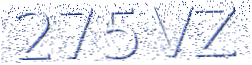
#> input picture data/train/275vz.png, 252 x 65 px; its folder holds only this picture in this run
$ python caprec.py   (older library calls are emulated)
#> lines starting #> are read from the running program, lines starting #| are printed output that depends on the picture; after the words box and inside, x2 and y2 are one past the last pixel; in counts of white or black regions, pixels touching at a corner belong together
from __future__ import division
from scipy import misc, ndimage
import numpy as np
import math
import os, time
import cPickle as pickle

TRAIN_DIR = "data/train/"
TEST_DIR = "data/test/"
CHAR_DIR = "data/chars/"

feat_dict = dict()
proc_list = []

PIXEL_WHITE = 255
PIXEL_BLACK = 0

H_PARTS = 3
V_PARTS = 3

char_maxlen = 61
char_minlen = 32
char_avglen = 40

def get_odd(flnum):
	cnum = math.ceil(flnum)
	return cnum if (cnum % 2) else cnum - 1

# Change func logic, Set if white occurs in range
# of whites, then it is white.
def crop_char(img, WIN_SIZE = 9):

	print("window size" + str(WIN_SIZE))
	new_chars = 0
	img_i = img.shape[0]
	img_j = img.shape[1]

	def chars_on(j, s, clen = char_minlen):
		lim = 0
		if s:
			lim = img_j
		return int(abs(lim - j) / clen)


	WHITE_ARRAY = (np.zeros(img_i) +  255)

	logic_arr = []
	range_st = 0

	# Indicates whole captcha and not just seq of letters
	if (img_j > 200):
		logic_arr = [0  for i in range(10)]
		range_st = 10

	j = 0

	# Categorize each column as black or white
	for j in range(range_st, img_j - range_st):
		bflag = 0
		if ((img[:, j] != WHITE_ARRAY).any()):
			bflag = 1

		logic_arr.append(bflag)

	if (img_j > 200):
		logic_arr.extend([0  for i in range(range_st)])

	print(logic_arr)

	# No more seraration possible
	if (logic_arr == [1 for ii in range(len(logic_arr))]):
		yield np.zeros(shape=(img_i, img_j))
		return

	# Window averaging
	flr = int(WIN_SIZE / 2)
	for j in range(10, img_j - 10):
		window = logic_arr[j - flr :j + flr + 1]
		avg_bit = sum(window) / WIN_SIZE
		avg_bit = 1 if (avg_bit >= 0.5) else 0

		logic_arr[j] = avg_bit


	print(logic_arr)

	j = 0
	char_idx = 0

	total_chars = chars_on(img_j, 0, char_avglen)
	while char_idx < total_chars:
		print(char_idx)
		while (j < img_j) and not logic_arr[j]:
			j += 1

		char_st = j
		while (j < img_j) and (logic_arr[j] or (j - char_st < char_minlen) \
			or (chars_on(j, 0) + chars_on(j, 1)) < total_chars):
			j += 1
		char_end = j

		char_len = char_end - char_st
		char_img = img[:, char_st:char_end]

		if (char_len):
			if (char_len > char_maxlen):
				print("Size exceeded " + str(char_len))
				# misc.imshow(char_img)
				char_idx += chars_on(char_len, 0)
				for subchar in crop_char(char_img, get_odd(WIN_SIZE / 2)):
					yield subchar

			else:
				char_idx += 1
				# misc.imshow(char_img)

				print("yielding " + str(char_idx))
				yield char_img


		if j >= img_j:
			print("Img fin")
			break


	return


def get_attr(char_img):

	global H_PARTS, V_PARTS
	# print("Char attributes")
	img_i = char_img.shape[0]
	img_j = char_img.shape[1]

	# print(char_img.shape)
	perc_arr = []

	for h in range(H_PARTS):
		h_st = int(math.ceil(img_j / H_PARTS) * h)
		h_end = int(min(math.ceil(img_j/ H_PARTS) * (h + 1), img_j))
		for v in range(V_PARTS):
			v_st = int(math.ceil(img_i / V_PARTS) * v)
			v_end = int(min(math.ceil(img_i/ V_PARTS) * (v + 1), img_i))

			window = char_img[v_st:v_end, h_st:h_end]
			# print(window.shape)
			black = 0
			total = 0
			for ii in range(window.shape[0]):
				for jj in range(window.shape[1]):
					total += 1
					if (window[ii][jj] != 255):
						black += 1

			perc_arr.append(round(black / total, 3))

	# print(perc_arr)
	# print("\n\n\n")
	return (img_j, perc_arr)

def clean_img(raw_img):
	def to_white(mat, size):
		flag = True
		for ii in range(size):
			for jj in range(size):
				if (outerbox(ii, jj, size) and mat[ii][jj] != PIXEL_WHITE):
					flag = False
					break

			if not flag:
				break

		return flag

	def outerbox(i, j, size):
		if (i == 0) or (j == 0):
			return True
		if (i == size -1 ) or (j== size -1):
			return True

		return False


	w1 = raw_img
	WFILTER = w1 > 200
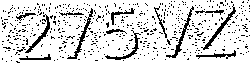
#> WFILTER: shape (65, 252) bool; 84.6% white; black in thin lines or dots

	w1[WFILTER] = PIXEL_WHITE
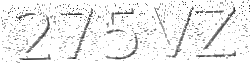
#> w1: shape (65, 252) float32; min 40.86, max 255, mean 238.3
	# misc.imshow(w1)
	FLT_SIZE = 7
	img_i = w1.shape[0]
#> img_i = 65
	img_j = w1.shape[1]
#> img_j = 252

	for i in range(img_i - FLT_SIZE):
		for j in range(img_j - FLT_SIZE):
			tm = w1[i:(i+FLT_SIZE), j:j+(FLT_SIZE)]
			# print(tm.shape)
			if (to_white(tm, FLT_SIZE) == True):
				tm[:, :] = PIXEL_WHITE

	w1 = ndimage.median_filter(w1, 3)
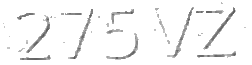
#> w1: shape (65, 252) float32; min 67.96, max 255, mean 245.9
	BFILTER = w1 <= 200
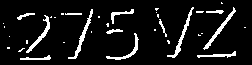
#> BFILTER: shape (65, 252) bool; 8.9% white in thin lines or dots, all inside (x1, y1, x2, y2) = (3, 2, 246, 60)
	w1[WFILTER] = PIXEL_WHITE
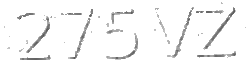
#> w1: shape (65, 252) float32; 0.67% of pixels changed, all inside (x1, y1, x2, y2) = (3, 9, 245, 58)
	w1[BFILTER] = PIXEL_BLACK

	return w1


def train():

	global feat_dict, proc_list

	TRAIN_LIM = 100

	RES_FILES = ["proc.dat", "learnt.dat"]
	PLIST_FILE = "proc.dat"
	LEARNT_FILE = "learnt.dat"

	if os.path.exists(LEARNT_FILE):
		with open(LEARNT_FILE, "rb") as pfile:
			feat_dict = pickle.load(pfile)

	if os.path.exists(PLIST_FILE):
		with open(PLIST_FILE, "rb") as pfile:
			proc_list = pickle.load(pfile)

	print(proc_list)
	#  time.sleep(5)

	train_char = 0
	count = 1
	for file in os.listdir(TRAIN_DIR):

		if (file in proc_list) or (file in RES_FILES):
			continue

		if (train_char >= TRAIN_LIM):
			break

		w1 = misc.imread(TRAIN_DIR + file, True)
		w1 = clean_img(w1)


		misc.imshow(w1)

		# print("Enter Captcha Value:")
		# capt_val = raw_input()

		capt_val = file.split(".")[0].upper()
		char_idx = 0

		for char_img in crop_char(w1):
			this_char = capt_val[char_idx]

			char_j, flist = get_attr(char_img)

			if not this_char in feat_dict:

				# misc.imshow(char_img)
				feat_dict[this_char] = (char_j, flist)
				# print(feat_dict[this_char])
				# os.system("pause")
				train_char += 1
				misc.imsave(CHAR_DIR
							+this_char
							+"_0.jpg",
							char_img)

			else:
				oj, oflist = feat_dict[this_char]
				flist = [round((flist[ii] + oflist[ii])/2, 3) for ii in range(H_PARTS*V_PARTS)]
				char_j = int((char_j + oj)/2)

				feat_dict[this_char] = (char_j, flist)
				misc.imsave(CHAR_DIR
							+this_char
							+"_"+str(flist[0])
							+".jpg",
							char_img)


			print(feat_dict[this_char])

			char_idx += 1
			if (char_idx == 5):
				break
#> this loop made 5 passes
#| (39, [0.136, 0.028, 0.176, 0.035, 0.15, 0.19, 0.105, 0.189, 0.099])
#| (32, [0.079, 0.008, 0.035, 0.083, 0.132, 0.242, 0.164, 0.25, 0.0])
#| (33, [0.153, 0.186, 0.117, 0.112, 0.062, 0.134, 0.087, 0.128, 0.234])
#| (40, [0.071, 0.13, 0.007, 0.0, 0.097, 0.228, 0.155, 0.197, 0.0])
#| (40, [0.075, 0.042, 0.177, 0.13, 0.269, 0.139, 0.205, 0.034, 0.155])
#> pass 1, in train, `misc.imsave(CHAR_DIR +this_char +"_0.jpg", char_img)`:
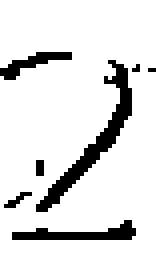
#> saved as 2_0.jpg: PIL image 39x65 L (shown 4 times larger); 87.7% white; black in thin lines or dots, all inside (x1, y1, x2, y2) = (0, 13, 39, 60)
#> pass 2, in train, `misc.imsave(CHAR_DIR +this_char +"_0.jpg", char_img)`:
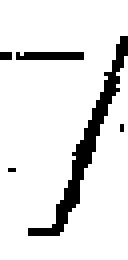
#> saved as 7_0.jpg: PIL image 32x65 L (shown 4 times larger); 89% white; 5 black regions (3 under 20 px), largest, box (x1, y1, x2, y2) and area: (7, 9, 32, 59) 185, (4, 13, 21, 15) 33


		proc_list.append(file)
		print("Processed image " + file)
		count += 1


	print("Pickling learnt data to file")
	# Pickle the data
	with open(LEARNT_FILE, "wb") as pfile:
		pickle.dump(feat_dict, pfile)

	with open(PLIST_FILE, "wb") as pf1:
		pickle.dump(proc_list, pf1)


def test():
	global feat_dict

	LEARNT_FILE = "learnt.dat"

	if os.path.exists(LEARNT_FILE):
		with open(LEARNT_FILE, "rb") as pfile:
			feat_dict = pickle.load(pfile)

	else:
		raise Exception("FileError: learnt.dat not found")

	cap_ans = ''

#> (the run stopped early here; a loop or call above may not have finished)

$ run again, on data/train/92ts6.png
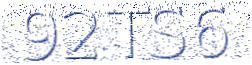
#> input picture data/train/92ts6.png, 252 x 65 px
#> in clean_img, `WFILTER = w1 > 200`:
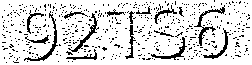
#> WFILTER: shape (65, 252) bool; 84.6% white; black in thin lines or dots
#> BFILTER: shape (65, 252) bool; 9% white; 27 white regions (12 under 20 px), largest, box (x1, y1, x2, y2) and area: (25, 14, 57, 61) 188, (72, 14, 97, 52) 166, (152, 37, 186, 59) 152
#> the loop in train, `for char_img in crop_char(w1):` made 4 passes
#| (32, [0.14, 0.169, 0.095, 0.062, 0.169, 0.169, 0.091, 0.277, 0.243])
#| (33, [0.14, 0.0, 0.156, 0.074, 0.107, 0.264, 0.099, 0.318, 0.182])
#| (33, [0.145, 0.0, 0.026, 0.05, 0.0, 0.043, 0.153, 0.256, 0.165])
#| (32, [0.153, 0.355, 0.056, 0.099, 0.079, 0.169, 0.127, 0.173, 0.21])
#> pass 2, in train, `misc.imsave(CHAR_DIR +this_char +"_0.jpg", char_img)`:
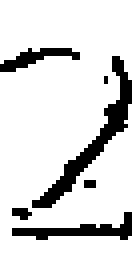
#> saved as 2_0.jpg: PIL image 33x65 L (shown 4 times larger); 85.2% white; 6 black regions (3 under 20 px), largest, box (x1, y1, x2, y2) and area: (8, 14, 33, 52) 166, (3, 53, 33, 60) 81, (0, 12, 20, 18) 52
